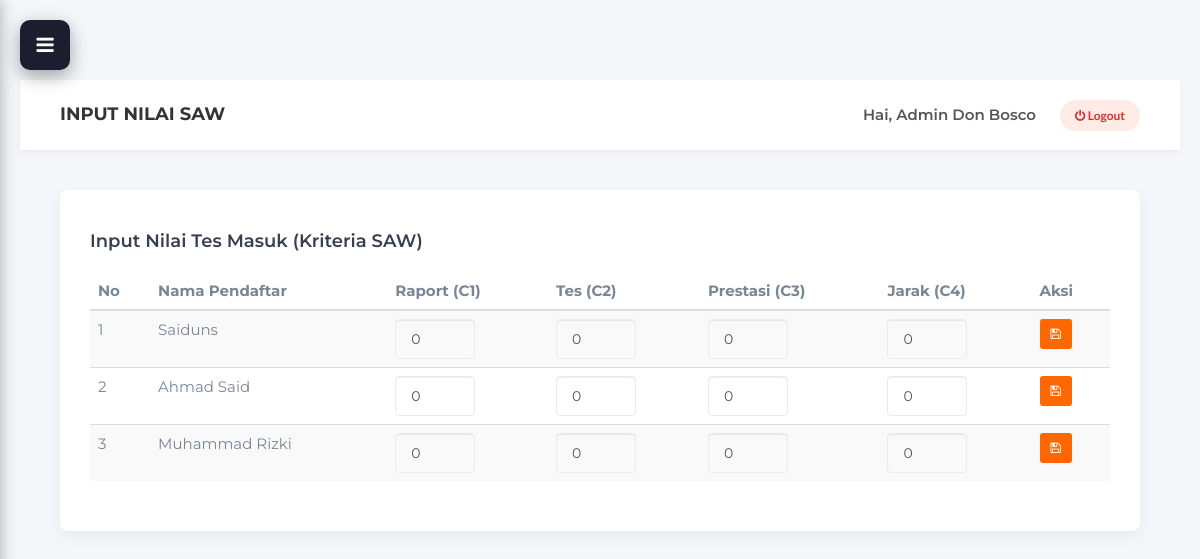
/admin/input_nilai.php (signed in), run on an earlier commit of the app's database.
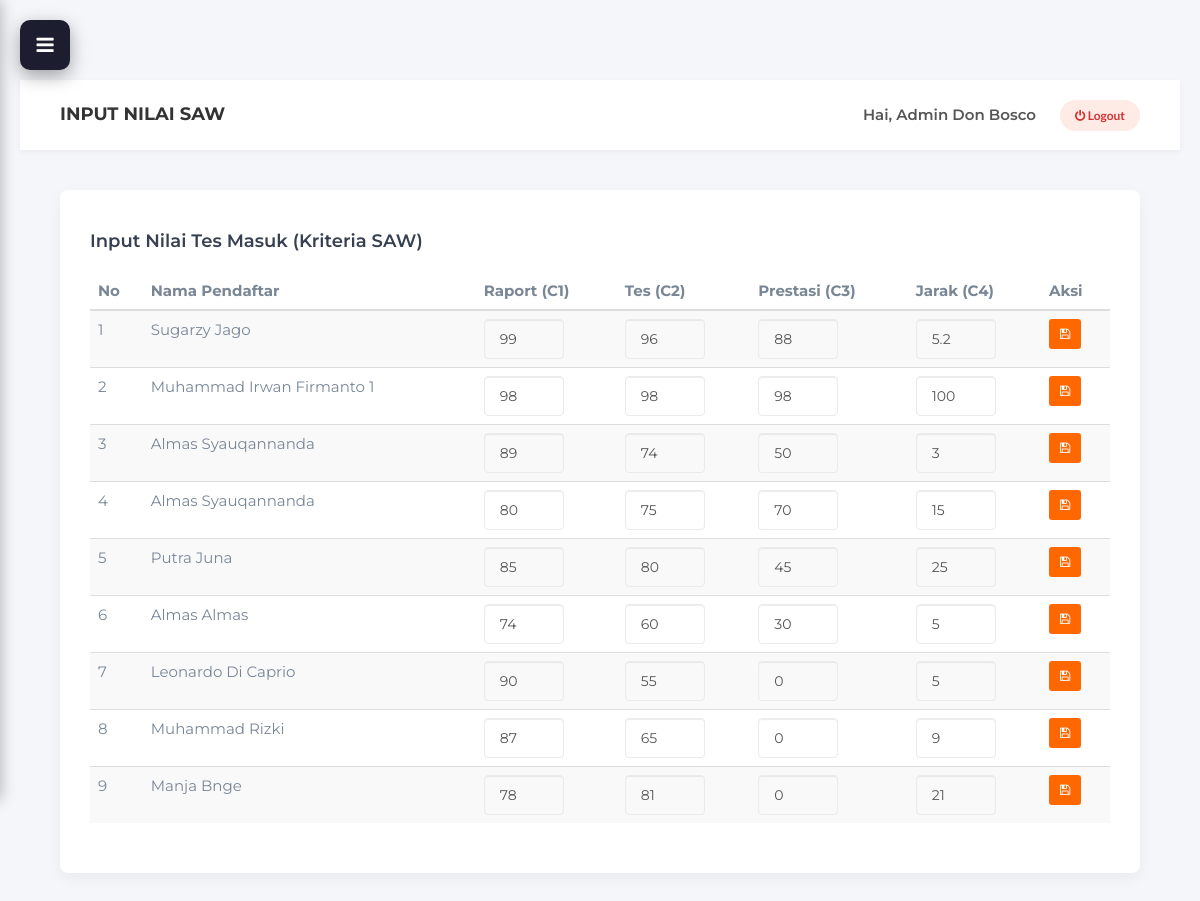
And on a later commit of the database.
### tables this page shows
CREATE TABLE `pendaftar_ppdb` (
  `id_pendaftar` int NOT NULL,
  `no_registrasi` varchar(20) DEFAULT NULL,
  `nisn` varchar(20) NOT NULL,
  `nama_lengkap` varchar(100) NOT NULL,
  `tempat_lahir` varchar(50) NOT NULL,
  `tanggal_lahir` date NOT NULL,
  `jenis_kelamin` enum('Laki-Laki','Perempuan') NOT NULL,
  `agama` varchar(20) NOT NULL,
  `alamat_lengkap` text NOT NULL,
  `no_hp_siswa` varchar(20) NOT NULL,
  `email_siswa` varchar(100) NOT NULL,
  `no_kk` varchar(20) NOT NULL,
  `nik` varchar(20) NOT NULL,
  `no_akte_lahir` varchar(50) NOT NULL,
  `npsn_smp` varchar(20) NOT NULL,
  `nama_sekolah_asal` varchar(100) NOT NULL,
  `provinsi_smp` varchar(50) NOT NULL,
  `kabupaten_smp` varchar(50) NOT NULL,
  `kecamatan_smp` varchar(50) NOT NULL,
  `foto_siswa` varchar(255) DEFAULT NULL,
  `tanggal_daftar` datetime DEFAULT CURRENT_TIMESTAMP,
  `status_seleksi` enum('Menunggu','Diterima','Ditolak','Cadangan') DEFAULT 'Menunggu'
);

CREATE TABLE `nilai_tesmasuk` (
  `id_nilai_tes` int NOT NULL,
  `id_pendaftar` int NOT NULL,
  `nilai_raport` float DEFAULT '0',
  `nilai_tes` float DEFAULT '0',
  `nilai_prestasi` float DEFAULT '0',
  `jarak_rumah` float DEFAULT '0',
  `nilai_akhir_saw` float DEFAULT NULL,
  `peringkat` int DEFAULT NULL,
  `created_at` timestamp NOT NULL DEFAULT CURRENT_TIMESTAMP
);

### controllers/AdminInputNilaiController.php (called while the page is built, shortened)
<?php
require_once '../models/SawModel.php';
class AdminInputNilaiController {
    private $model;
    public function __construct() {
        $this->model = new SawModel();
    }
    public function index() {
        $data_pendaftar = $this->model->getPendaftarDanNilai();
        require_once '../views/admin/input_nilai.php';
    }
}
?>

### models/SawModel.php (called while the page is built, shortened)
<?php
require_once 'Database.php';
class SawModel extends Database {
    public function getPendaftarDanNilai() {
        $sql = "SELECT p.*, n.* FROM pendaftar_ppdb p
                LEFT JOIN nilai_tesmasuk n ON p.id_pendaftar = n.id_pendaftar
                ORDER BY n.peringkat ASC";
        $result = $this->query($sql);
        $data = [];
        if ($result && mysqli_num_rows($result) > 0) {
            while ($row = mysqli_fetch_assoc($result)) {
                $data[] = $row;
            }
        }
        return $data;
    }
}
?>

### models/Database.php (called while the page is built, shortened)
<?php
require_once __DIR__ . '/../Koneksi Database/koneksi.php';
class Database {
    protected $koneksi;
    public function __construct() {
        global $koneksi;
        $this->koneksi = $koneksi;
    }
    public function query($sql) {
        return mysqli_query($this->koneksi, $sql);
    }
}
?>

### views/admin/input_nilai.php (the view, shortened to what this page needs)
<div class="card-box">
    <h4 style="margin-bottom: 20px;">Input Nilai Tes Masuk (Kriteria SAW)</h4>
    <div class="table-responsive">
        <table class="table table-hover table-striped">
            <thead>
                <tr>
                    <th>No</th>
                    <th>Nama Pendaftar</th>
                    <th>Raport (C1)</th>
                    <th>Tes (C2)</th>
                    <th>Prestasi (C3)</th>
                    <th>Jarak (C4)</th>
                    <th>Aksi</th>
                </tr>
            </thead>
            <tbody>
                <?php $no=1; foreach ($data_pendaftar as $p): ?>
                <form action="input_nilai.php?aksi=simpan" method="POST">
                    <tr>
                        <td><?= $no++; ?></td>
                        <td><?= htmlspecialchars($p['nama_lengkap']); ?></td>
                        <td>
                            <input type="number" name="nilai_raport" value="<?= $p['nilai_raport'] ?? 0; ?>" class="form-control" style="width: 80px;" required>
                        </td>
                        <td><input type="number" name="nilai_tes" value="<?= $p['nilai_tes'] ?? 0; ?>" class="form-control" style="width: 80px;" required></td>
                        <td><input type="number" name="nilai_prestasi" value="<?= $p['nilai_prestasi'] ?? 0; ?>" class="form-control" style="width: 80px;" required></td>
                        <td><input type="number" name="jarak_rumah" value="<?= $p['jarak_rumah'] ?? 0; ?>" class="form-control" style="width: 80px;" step="0.1" required></td>
                        <td>
                            <button type="submit" name="simpan_nilai" class="btn btn-sm btn-orange"><i class="fa fa-save"></i></button>
                        </td>
                    </tr>
                </form>
                <?php endforeach; ?>
            </tbody>
        </table>
    </div>
</div>

What changed in the data, as far as the page shows it:
removed pendaftar_ppdb: nama_lengkap "Saiduns", nilai_raport "0", nilai_tes "0", nilai_prestasi "0", jarak_rumah "0"
removed pendaftar_ppdb: nama_lengkap "Ahmad Said", nilai_raport "0", nilai_tes "0", nilai_prestasi "0", jarak_rumah "0"
no longer on this page (row edited): pendaftar_ppdb: nama_lengkap "Muhammad Rizki", nilai_raport "0", nilai_tes "0", nilai_prestasi "0", jarak_rumah "0"
added nilai_tesmasuk: id_pendaftar.nama_lengkap "Sugarzy Jago", nilai_raport "99", nilai_tes "96", nilai_prestasi "88", jarak_rumah "5.2"
added nilai_tesmasuk: id_pendaftar.nama_lengkap "Muhammad Irwan Firmanto 1", nilai_raport "98", nilai_tes "98", nilai_prestasi "98", jarak_rumah "100"
added nilai_tesmasuk: id_pendaftar.nama_lengkap "Almas Syauqannanda", nilai_raport "89", nilai_tes "74", nilai_prestasi "50", jarak_rumah "3"
added nilai_tesmasuk: id_pendaftar.nama_lengkap "Almas Syauqannanda", nilai_raport "80", nilai_tes "75", nilai_prestasi "70", jarak_rumah "15"
added nilai_tesmasuk: id_pendaftar.nama_lengkap "Putra Juna", nilai_raport "85", nilai_tes "80", nilai_prestasi "45", jarak_rumah "25"
added nilai_tesmasuk: id_pendaftar.nama_lengkap "Almas Almas", nilai_raport "74", nilai_tes "60", nilai_prestasi "30", jarak_rumah "5"
added nilai_tesmasuk: id_pendaftar.nama_lengkap "Leonardo Di Caprio", nilai_raport "90", nilai_tes "55", nilai_prestasi "0", jarak_rumah "5"
added nilai_tesmasuk: id_pendaftar.nama_lengkap "Muhammad Rizki", nilai_raport "87", nilai_tes "65", nilai_prestasi "0", jarak_rumah "9"
added nilai_tesmasuk: id_pendaftar.nama_lengkap "Manja Bnge", nilai_raport "78", nilai_tes "81", nilai_prestasi "0", jarak_rumah "21"
